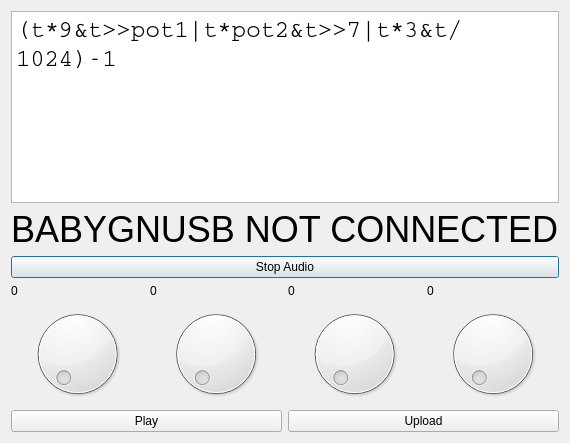
<?xml version="1.0" encoding="UTF-8"?>
<ui version="4.0">
 <class>Dialog</class>
 <widget class="QDialog" name="Dialog">
  <property name="geometry">
   <rect>
    <x>0</x>
    <y>0</y>
    <width>419</width>
    <height>427</height>
   </rect>
  </property>
  <property name="windowTitle">
   <string>8BitMixtape IDE 0.0.1</string>
  </property>
  <layout class="QVBoxLayout" name="verticalLayout">
   <property name="sizeConstraint">
    <enum>QLayout::SetFixedSize</enum>
   </property>
   <item>
    <widget class="QPlainTextEdit" name="textEdit">
     <property name="font">
      <font>
       <family>Courier</family>
       <pointsize>18</pointsize>
      </font>
     </property>
     <property name="plainText">
      <string>(t*9&amp;t&gt;&gt;pot1|t*pot2&amp;t&gt;&gt;7|t*3&amp;t/1024)-1
</string>
     </property>
    </widget>
   </item>
   <item>
    <widget class="QLabel" name="label_3">
     <property name="font">
      <font>
       <pointsize>27</pointsize>
      </font>
     </property>
     <property name="text">
      <string>BABYGNUSB NOT CONNECTED</string>
     </property>
    </widget>
   </item>
   <item>
    <widget class="QPushButton" name="pushButton_4">
     <property name="text">
      <string>Stop Audio</string>
     </property>
    </widget>
   </item>
   <item>
    <layout class="QHBoxLayout" name="horizontalLayout">
     <item>
      <layout class="QVBoxLayout" name="verticalLayout_3">
       <item>
        <widget class="QLabel" name="label">
         <property name="text">
          <string>0</string>
         </property>
        </widget>
       </item>
       <item>
        <widget class="QDial" name="dial"/>
       </item>
      </layout>
     </item>
     <item>
      <layout class="QVBoxLayout" name="verticalLayout_4">
       <item>
        <widget class="QLabel" name="label_2">
         <property name="text">
          <string>0</string>
         </property>
        </widget>
       </item>
       <item>
        <widget class="QDial" name="dial_2"/>
       </item>
      </layout>
     </item>
     <item>
      <layout class="QVBoxLayout" name="verticalLayout_2">
       <item>
        <widget class="QLabel" name="label_4">
         <property name="text">
          <string>0</string>
         </property>
        </widget>
       </item>
       <item>
        <widget class="QDial" name="dial_3"/>
       </item>
      </layout>
     </item>
     <item>
      <layout class="QVBoxLayout" name="verticalLayout_5">
       <item>
        <widget class="QLabel" name="label_5">
         <property name="text">
          <string>0</string>
         </property>
        </widget>
       </item>
       <item>
        <widget class="QDial" name="dial_4"/>
       </item>
      </layout>
     </item>
    </layout>
   </item>
   <item>
    <layout class="QHBoxLayout" name="horizontalLayout_2">
     <item>
      <widget class="QPushButton" name="pushButton_2">
       <property name="text">
        <string>Play</string>
       </property>
      </widget>
     </item>
     <item>
      <widget class="QPushButton" name="pushButton">
       <property name="text">
        <string>Upload</string>
       </property>
      </widget>
     </item>
    </layout>
   </item>
  </layout>
 </widget>
 <layoutdefault spacing="6" margin="11"/>
 <resources/>
 <connections>
  <connection>
   <sender>dial</sender>
   <signal>valueChanged(int)</signal>
   <receiver>label</receiver>
   <slot>setNum(int)</slot>
   <hints>
    <hint type="sourcelabel">
     <x>146</x>
     <y>540</y>
    </hint>
    <hint type="destinationlabel">
     <x>66</x>
     <y>482</y>
    </hint>
   </hints>
  </connection>
  <connection>
   <sender>dial_2</sender>
   <signal>valueChanged(int)</signal>
   <receiver>label_2</receiver>
   <slot>setNum(int)</slot>
   <hints>
    <hint type="sourcelabel">
     <x>291</x>
     <y>540</y>
    </hint>
    <hint type="destinationlabel">
     <x>226</x>
     <y>482</y>
    </hint>
   </hints>
  </connection>
  <connection>
   <sender>dial_3</sender>
   <signal>valueChanged(int)</signal>
   <receiver>label_4</receiver>
   <slot>setNum(int)</slot>
   <hints>
    <hint type="sourcelabel">
     <x>355</x>
     <y>517</y>
    </hint>
    <hint type="destinationlabel">
     <x>310</x>
     <y>474</y>
    </hint>
   </hints>
  </connection>
  <connection>
   <sender>dial_4</sender>
   <signal>valueChanged(int)</signal>
   <receiver>label_5</receiver>
   <slot>setNum(int)</slot>
   <hints>
    <hint type="sourcelabel">
     <x>500</x>
     <y>515</y>
    </hint>
    <hint type="destinationlabel">
     <x>468</x>
     <y>474</y>
    </hint>
   </hints>
  </connection>
 </connections>
</ui>
